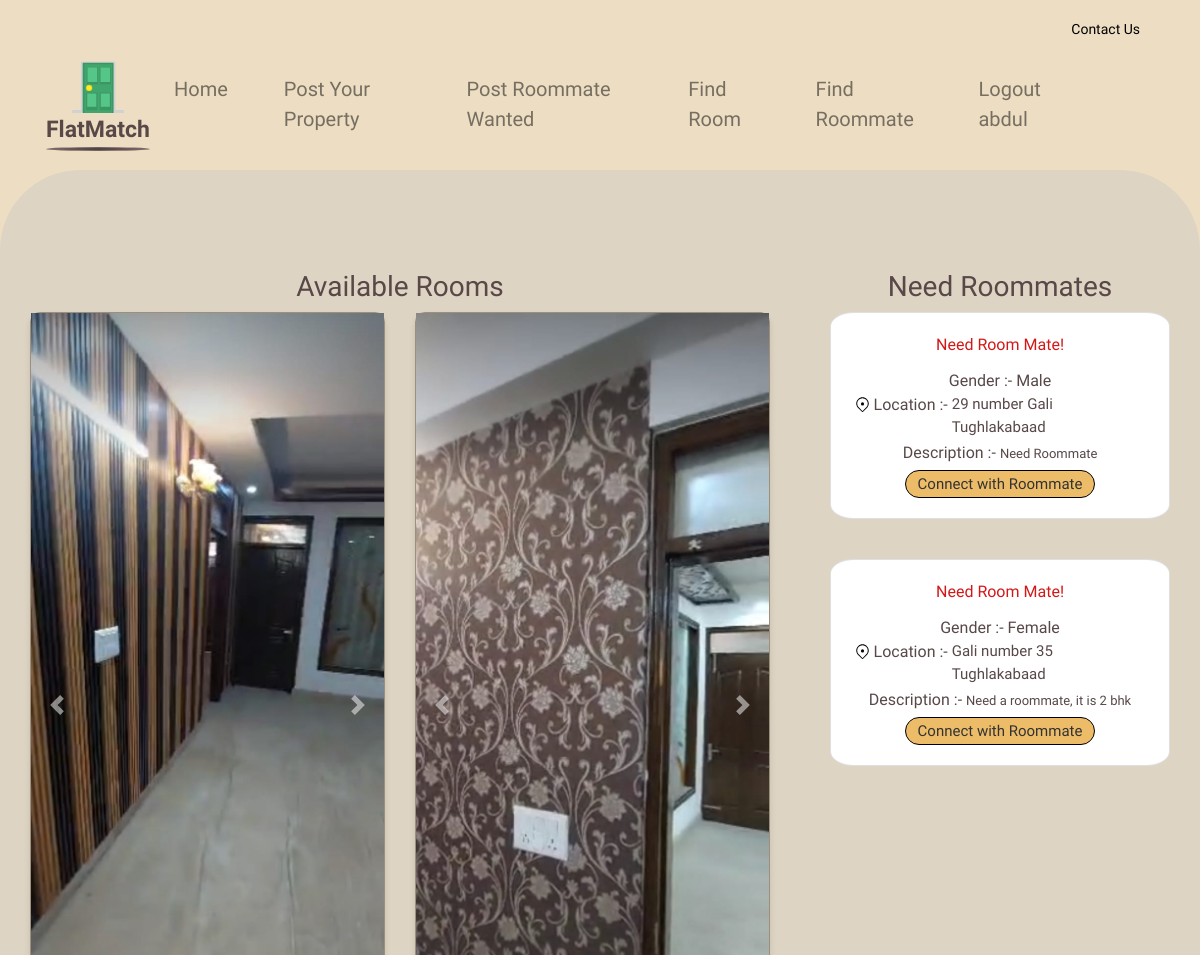
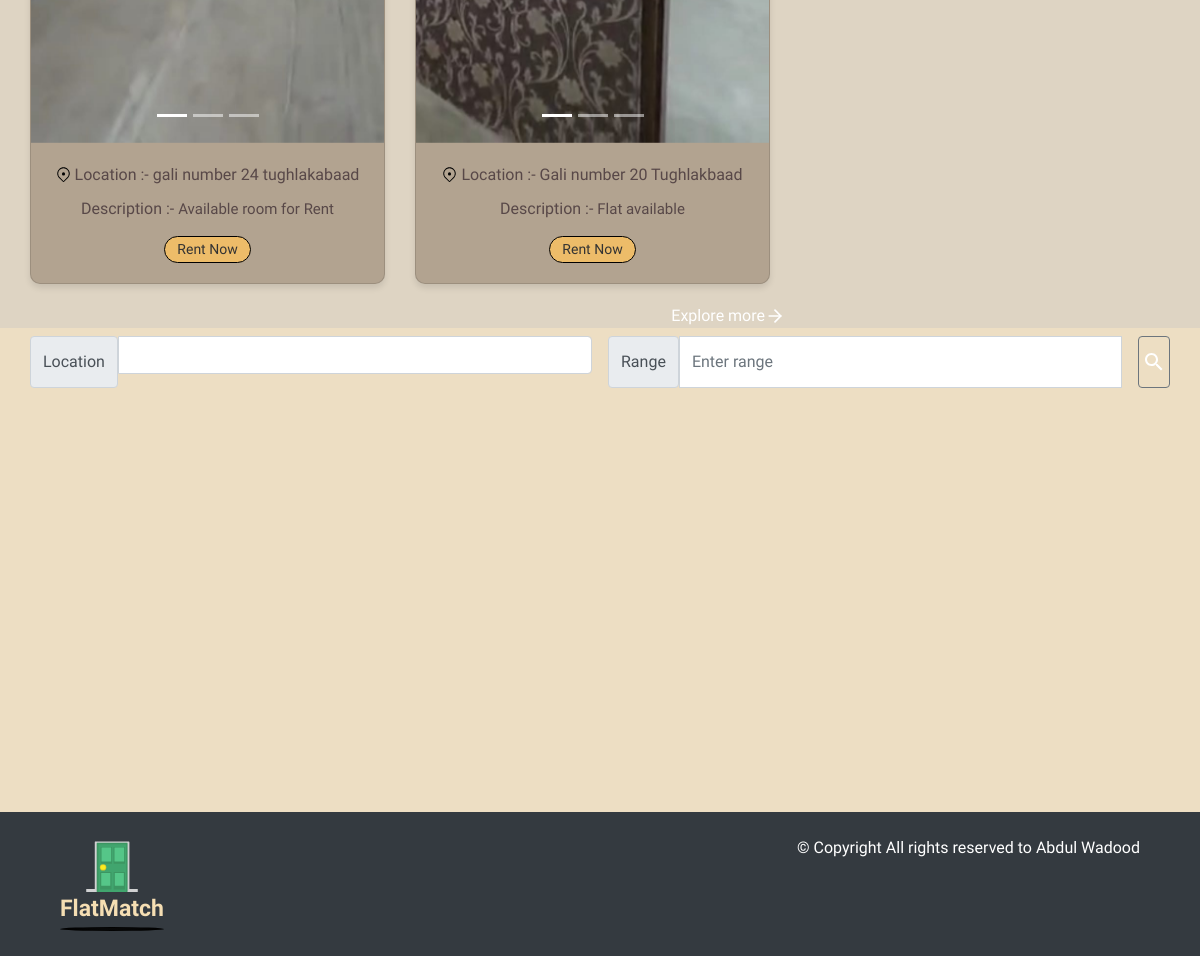
The page / (signed in) on the database its author committed (2 pictures, top to bottom).
### tables this page shows
CREATE TABLE Room (
                 id INTEGER PRIMARY KEY,
                 address TEXT,
                 description TEXT,
                 latitude REAL,
                 longitude REAL,
                images TEXT
                 );

CREATE TABLE Roommate (
                id INTEGER PRIMARY KEY,
                address TEXT,   
                gender TEXT,
                description TEXT,
                contact TEXT,
                latitude REAL,
                longitude REAL
                 );

### app.py (the view)
@app.route('/')
def index():
    conn = sqlite3.connect('dummy.db')
    c = conn.cursor()
    c.execute("SELECT * FROM Room")
    rooms = c.fetchall()
    print("rooms data= ",rooms)
    room_data = []
    for room in rooms:
        images = room[5].split(', ') if room[5] else []
        room_data.append({'room': room, 'images': images})
    c.execute("SELECT id,address,gender,description FROM Roommate")
    roommates = c.fetchall()
    print("roommates data= ",roommates)
    conn.close()
    if 'username' in session:
            username = session['username']
            print("username=",username)
            return render_template('index.html', room_data=room_data, roommates=roommates, username=username)
    else:
        return render_template('index.html', room_data=room_data, roommates=roommates)

### templates/index.html (shortened to what this page needs)
{% extends "base.html" %}
{% block content %}
<div class="custom-div">
    <div class="row">
        <div class="col-md-8" style="margin-top: 100px;">
          <h3 class="text-center">Available Rooms</h3>
          <div class="row">
                {% for data in room_data %}
                <div class="col-md-6" style="margin-bottom: 20px;">
                    <div class="card" style="text-align: center; border-radius: 10px; background-color: var(--color-darkgray); box-shadow: 0px 4px 6px rgba(0, 0, 0, 0.1);">
                        <div id="demo{{ data['room'][0] }}" class="carousel slide" data-ride="carousel">
                            <ul class="carousel-indicators">
                                {% for image in data['images'] %}
                                <li data-target="#demo{{ data['room'][0] }}" data-slide-to="{{ loop.index0 }}" {% if loop.first %}class="active"{% endif %}></li>
                                {% endfor %}
                            </ul>
                            <div class="carousel-inner">
                                {% for image in data['images'] %}
                                <div class="carousel-item {% if loop.first %}active{% endif %}">
                                    <img src="{{ url_for('static', filename='uploads/' + image) }}" alt="Image" width="100%" height="auto">
                                </div>
                                {% endfor %}
                            </div>
                            <a class="carousel-control-prev" href="#demo{{ data['room'][0] }}" data-slide="prev">
                                <span class="carousel-control-prev-icon"></span>
                            </a>
                            <a class="carousel-control-next" href="#demo{{ data['room'][0] }}" data-slide="next">
                                <span class="carousel-control-next-icon"></span>
                            </a>
                        </div>
                        <div class="card-body">
                            <div style="display: block;">
                                <img src="/static/location.svg" style="vertical-align: top; margin-top: 4px; width: 15px;" alt="">
                                <p class="card-text" style="display: inline; vertical-align: top; font-family: var(--font-kodchasan);">Location :- </p>
                                <p class="card-text" style="display: inline-block; max-width: 80%; text-overflow: ellipsis; text-align: left; font-size: 16px; font-family: var(--font-kufam);">{{ data['room'][1] }}</p>
                            </div>
                            <div style="display: block; margin-top: 10px;">
                                <p class="card-text" style="display: inline; vertical-align: top; font-family: var(--font-kodchasan);">Description :- </p>
                                <p class="card-text" style="display: inline-block; max-width: 80%; text-overflow: ellipsis; text-align: left; font-size: 15px;">{{ data['room'][2] }}</p>
                            </div>
                            <a href="/room?id={{ data['room'][0] }}" class="btn btn-primary rounded-pill customised-btn" style="font-size: 14px; margin-top: 15px;">Rent Now</a>
                        </div>
                    </div>
                </div>
                {% endfor %}
            </div>
            <a href="/room?id=all" style="color: white;text-align: right;display: flex;justify-content: right;">
                Explore more
                <img src="/static/arrow-right (1).svg" alt="" >
            </a>
        </div>
        <div class="col-md-4" style="margin-top: 100px;">
          <h3 class="text-center">Need Roommates</h3>
            <div class="row ">
              {% for roommate in roommates %}
              <div class="col-md-12" style="margin-bottom: 2.5rem;">
                  <div class="card" style="border-radius: 7%;">
                      <div class="card-body customised-roommate-fonts-colors" style="text-align: center;">
                          <h7 class="card-title" >Need Room Mate!</h7>
                          <div style="display: block;">
                              <p class="card-text" style="display: inline; font-family: var(--font-kodchasan);">Gender :- </p>
                              <p class="card-text" id="gender" style="display: inline;">{{ roommate[2] }}</p>
                          </div>
                          <div style="display: block; ">
                              <img src="/static/location.svg" style="vertical-align: top; margin-top: 4px; width: 15px;" alt="">
                              <p class="card-text" style="display: inline; vertical-align: top; font-family: var(--font-kodchasan);">Location :- </p>
                              <p class="card-text" style="display: inline-block; max-width: 65%; text-overflow: ellipsis;text-align: left;font-size: 15px;">{{ roommate[1] }}</p>
                          </div>
                          <div style="display: block; margin-top: 2px;">
                              <p class="card-text" style="display: inline; vertical-align: top; font-family: var(--font-kodchasan);">Description :- </p>
                              <p class="card-text" style="display: inline-block; max-width: 65%; text-overflow: ellipsis;text-align: left; font-size: 13px;">{{ roommate[3] }}</p>
                          </div>
                          {% if roommate[4] %}
                          <div>
                              <p class="card-text" style="font-weight: 600; margin-top: 2px;">Contact Info: {{ roommate[4] }}</p>
                          </div>
                          {% else %}
                          <a href="/roommate?id={{ roommate[0] }}" style="margin-top: 5px;" class="btn btn-primary rounded-pill customised-btn">Connect with Roommate</a>
                          {% endif %}
                      </div>
                  </div>
              </div>
              {% endfor %}
            </div>
        </div>
    </div>
</div>
<div class="container mt-2" style="max-width: 100%;">
  <div class="row">
  <div class="col d-flex justify-content-center">
    <div class="input-group mb-3 mr-3" id='searchBoxContainer' >
        <label class="input-group-text" for="location" id="location">Location</label>
          <input class="form-control" type='text'  id='searchBox' />
    </div>
    <div class="input-group mb-3 ms-3">
        <label class="input-group-text" for="range" id="range">Range</label>
        <input type="text" class="form-control mr-3" id="rangeinput" style="box-sizing: content-box;background-color: rgb(255, 255, 255);"placeholder="Enter range">
        <button class="btn btn-outline-secondary" type="button" onclick="getLocation()" style="padding: 3px;">
          <img src="/static/search_white_24dp.svg" alt="">
         </button>
    </div>
    </div>
  </div>
    <div class="row">
    <div class="col mb-2 " >
      <div id="map" ></div>
    </div>
  </div>
</div>
<footer class="bg-dark text-white py-4">
  <div class="container">
    <div class="row">
      <div class="col-md-6">
        <a class="navbar-brand" href="/">
          <div class="logo-container">
              <img src="/static/door.svg" alt="error" width="50%">
              <span class="logo-text" style="color: wheat;">FlatMatch</span>
              <div class="frame-child" style="background: radial-gradient(50% 50% at 50% 50%, #0a0a0a, #000000);"></div>
          </div>
      </a>
      </div>
      <div class="col-md-6 text-md-right">
        <p class="mb-0">&copy; Copyright  All rights reserved to Abdul Wadood</p>
      </div>
    </div>
  </div>
</footer>
{% endblock %}

### static/style.css (style rules this page uses)
body { font-family: Arial, sans-serif; margin: 0; padding: 0; font-size: var(--font-size-lgi); color: var(--color-dimgray); font-family: var(--font-marko-one); background-color: rgba(228, 205, 165, 0.66); }
:root { --font-marko-one: "Marko One"; --font-kufam: Kufam; --font-kodchasan: Kodchasan; --font-kantumruy: Kantumruy; --font-kadwa: Kadwa; --font-marcellus-sc: "Marcellus SC"; --color-white: #fff; --color-sandybrown: #edbc69; --color-dimgray: #584848; --color-red: #ff1010; --color-gray: rgba(255, 253, 253, 0); --color-darkgray: #b2a390; --color-gainsboro: #d9d9d9; }
.logo-container { position: relative; display: inline-block; text-align: center; }
.logo-container img { display: block; margin: 0 auto; width: 50%; }
.logo-text { display: block; text-align: center; font-weight: bold; margin-top: 0px; font-family: var(--font-kadwa); font-size: 23px; color: var(--color-dimgray); }
.flatmatch1, .frame-child { position: absolute; }
.frame-child { border-radius: 50%; background: radial-gradient(50% 50% at 50% 50%, #3e3737, #866e6e); width: -webkit-fill-available; height: 4px; }
.custom-div { background-color: #ded4c3; border-top-left-radius: 80px; border-top-right-radius: 80px; height: auto; width: 100%; margin-top: 10px; }
.row { justify-content: center; margin-right: 0px; margin-left: 0px; }
.card { flex-wrap: wrap; align-items: normal; }
.card-title { display: flex; justify-content: center; }
.card-text:last-child { justify-content: center; display: flex; }
.carousel-inner img { width: 100%; height: 100%; }
.customised-btn { border-radius: 80%; text-align: center; font-family: var(--font-marko-one); background-color: var(--color-sandybrown); padding: 2px 0.75rem; font-size: 15px; color: #333; border-color: #000000; }
.customised-roommate-fonts-colors>h7 { color: #d31818; font-family: var(--font-kufam); }
.customised-roommate-fonts-colors div p { color: var(--color-dimgray); font-family: var(--font-kufam); }
#map { width: 100%; height: 400px; }

### rows shown on the page
Room: address "gali number 24 tughlakabaad", description "Available room for Rent"
Room: address "Gali number 20 Tughlakbaad", description "Flat available"
Roommate: gender "Male", address "29 number Gali Tughlakabaad", description "Need Roommate"
Roommate: gender "Female", address "Gali number 35 Tughlakabaad", description "Need a roommate, it is 2 bhk"

### other values the page prints
{{ username }} "abdul"
